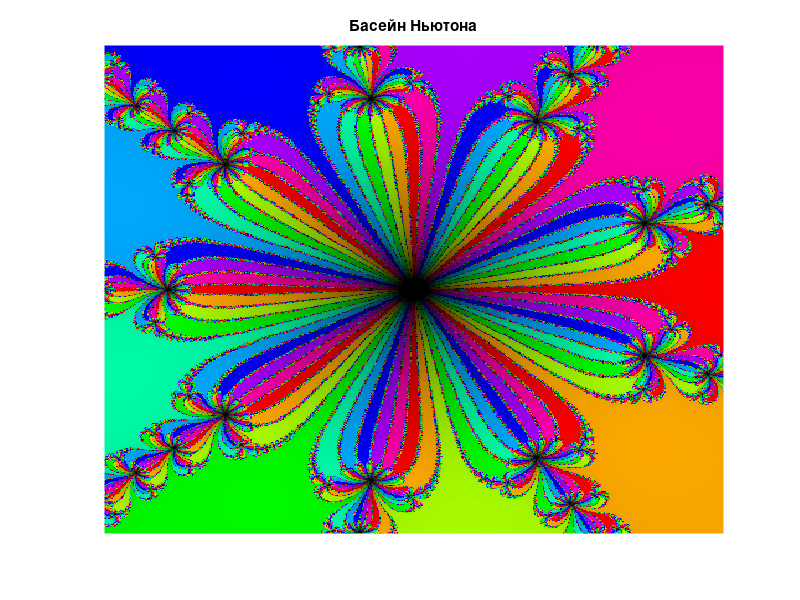

This figure's MATLAB source:
function Newton_fractal4()

n=9;
maxIteration = 200;
minRe = -1;
maxRe = 1;
minIm = -1;
maxIm = 1;
xResolution = 500;
yResolution = 500;

eps = 10e-5;
Roots=exp((0:(n-1))*(2*pi)*1i/n);
Image = zeros(yResolution,xResolution,3);
dRe=(maxRe-minRe)/(xResolution-1);
dIm=(maxRe-minRe)/(yResolution-1);

for i=1:yResolution
    for j=1:xResolution
        z=minRe+(j-1)*dRe+(minIm+(i-1)*dIm)*1i;
        for iteration=1:maxIteration
            delta=z*(z^(-n)-1)/n;
            z=z+delta;
            if(abs(delta)<eps)
                break;
            end
        end
        [err,k]=min(abs(Roots-z));
        if(err<=eps)
            Image(i,j,:)=[(k-1)/n,1,1-iteration/maxIteration];
        else 
            Image(i,j,:)=0;
        end
    end
end
image(hsv2rgb(Image));
set(gca,'xtick',[],'ytick',[]);
set(gca,'xColor','w','yColor','w');
title('Басейн Ньютона')

end